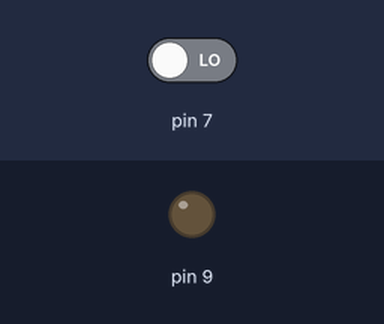
Recording of a sketch running on a simulated Arduino Uno, built with avr-gcc and run on an emulated ATmega328P. Parts: output pins drawn as LEDs (lit = HIGH). The test bench sets the inputs (shaded band); at power-on: pin 7 LOW.

Above: at 1.2 s.
1.3 s: pin 7 driven HIGH
At 2.1 s:
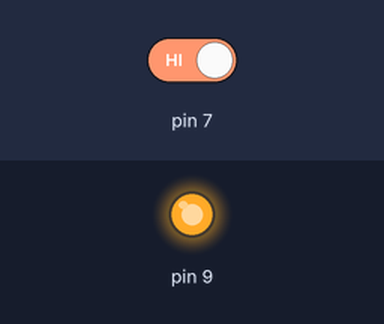
4.3 s: pin 7 driven LOW
At 4.9 s:
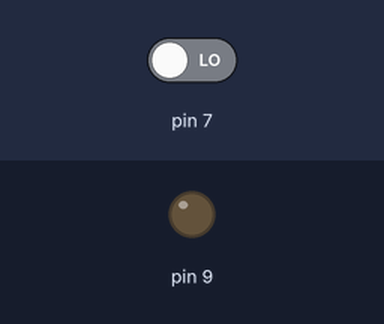
Timing chart, 0 to 7.3 s (numbered marks = the images above; inputs shaded):
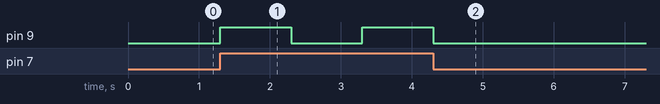

The sketch:

one_blink.ino
```cpp
/* Group Members
* Joseph Schurer
* Mahya Waddell
* Michael Etter
*
* BIG MIKE WAS HERE
*/

void setup() {
  pinMode(9, OUTPUT);
  pinMode(7, INPUT);
}

void loop() {
  if(digitalRead(7) == HIGH){
    digitalWrite(9, HIGH);
    delay(1000);
    digitalWrite(9, LOW);
    delay(1000);
  } else {
    digitalWrite(9, LOW);
  }
}
```

Measured:
- after the input at 1.3 s, pin 9: LOW → HIGH at once, → LOW 1.0 s later, → HIGH 1.0 s later
- after the input at 4.3 s, pin 9: goes on until 4.3 s, then stays LOW
